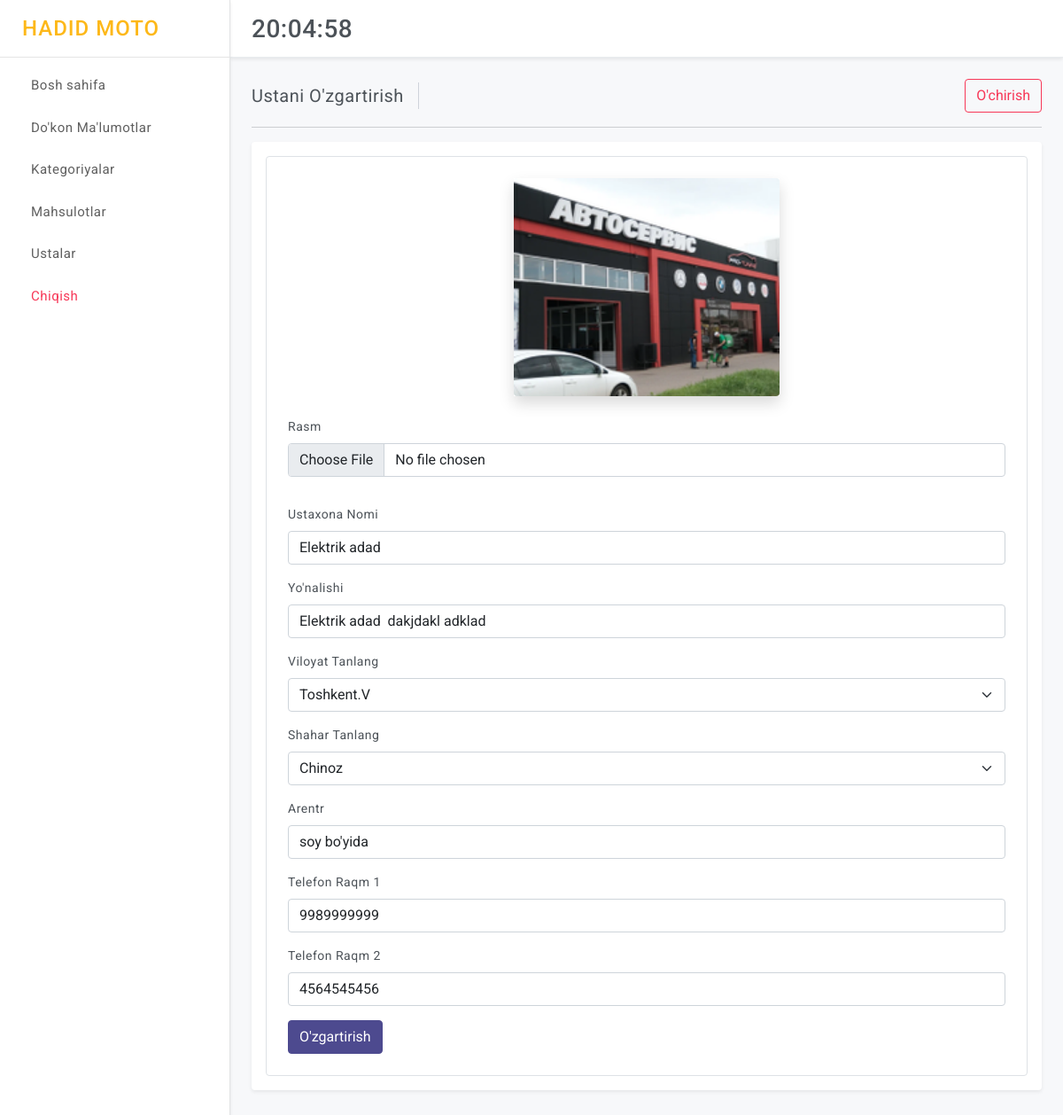
Screenshot of /sklad/master/8/ (signed in) with the database file from the repository.
### control/models.py (models this page shows, shortened)
class Master(models.Model):
    region = models.ForeignKey(Region, on_delete=models.SET_NULL, null=True, blank=True)
    district = models.ForeignKey(District, on_delete=models.SET_NULL, null=True, blank=True)
    title = models.CharField(max_length=250)
    subtitle = models.CharField(max_length=250)
    sub_city = models.CharField(max_length=225, null=True, blank=True)
    number_first = models.CharField(max_length=100, null=True, blank=True)
    number_second = models.CharField(max_length=100, null=True, blank=True)
    image = ResizedImageField(size=[200, 200], quality=100, upload_to="master/", null=True, blank=True)
    region_name = models.CharField(max_length=225, null=True, blank=True)
    district_name = models.CharField(max_length=225, null=True, blank=True)

### control/views.py (the view)
# urls.py: path("master/<int:id>/", views.control_master_detail, name="control_master_detail"),
@login_required(login_url='login')
def control_master_detail(request, id):
    master = get_object_or_404(Master, id=id)
    regions = [
        'Toshkent.V', 'Toshkent.Sh', 'Samarqand', 'Buxoro', 'Namangan', 'Andijon', 'Farg\'ona',
        'Xorazm', 'Qashqadaryo', 'Surxondaryo', 'Navoiy', 'Jizzax', 'Sirdaryo', 'Qoraqalpog\'iston',
    ]
    districts = [
        {"title": "Bo'ka", "region": "Toshkent.V"},
        {"title": "Chinoz", "region": "Toshkent.V"},
        {"title": "Qibray", "region": "Toshkent.V"},
        {"title": "Ohangaron", "region": "Toshkent.V"},
        {"title": "Oqqo'rg'on", "region": "Toshkent.V"},
        {"title": "Parkent", "region": "Toshkent.V"},
        {"title": "Piskent", "region": "Toshkent.V"},
        {"title": "Quyi Chirchiq", "region": "Toshkent.V"},
        {"title": "O'rta Chirchiq", "region": "Toshkent.V"},
        {"title": "Yangiyo'l", "region": "Toshkent.V"},
        {"title": "Yuqori Chirchiq", "region": "Toshkent.V"},
        {"title": "Zangiota", "region": "Toshkent.V"},
        {"title": "Bektemir", "region": "Toshkent.Sh"},
        {"title": "Chilonzor", "region": "Toshkent.Sh"},
        {"title": "Yashnobod", "region": "Toshkent.Sh"},
        {"title": "Mirobod", "region": "Toshkent.Sh"},
        {"title": "Mirzo Ulug'bek", "region": "Toshkent.Sh"},
        {"title": "Sergeli", "region": "Toshkent.Sh"},
        {"title": "Shayxontohur", "region": "Toshkent.Sh"},
        {"title": "Olmazor", "region": "Toshkent.Sh"},
        {"title": "Uchtepa (Toshkent)", "region": "Toshkent.Sh"},
        {"title": "Yakkasaroy", "region": "Toshkent.Sh"},
        {"title": "Yunusobod", "region": "Toshkent.Sh"},
        {"title": "Oqoltin", "region": "Sirdaryo"},
        {"title": "Boyovut", "region": "Sirdaryo"},
        {"title": "Guliston", "region": "Sirdaryo"},
        {"title": "Xovos", "region": "Sirdaryo"},
        {"title": "Mirzaobod", "region": "Sirdaryo"},
        {"title": "Saykhunobod", "region": "Sirdaryo"},
        {"title": "Sardoba", "region": "Sirdaryo"},
        {"title": "Sirdaryo", "region": "Sirdaryo"},
        {"title": "Shirin", "region": "Sirdaryo"},
        {"title": "Yangier", "region": "Sirdaryo"},
        {"title": "Andijon (tuman)", "region": "Andijon"},
        {"title": "Andijon shahri", "region": "Andijon"},
        {"title": "Asaka", "region": "Andijon"},
        {"title": "Baliqchi", "region": "Andijon"},
        {"title": "Bo'z (tuman)", "region": "Andijon"},
        {"title": "Buloqboshi", "region": "Andijon"},
        {"title": "Buston", "region": "Andijon"},
        {"title": "Izboskan (tuman)", "region": "Andijon"},
        {"title": "Jalaquduq (tuman)", "region": "Andijon"},
        {"title": "Kho'jaobod", "region": "Andijon"},
        {"title": "Qorg'ontepa", "region": "Andijon"},
        {"title": "Marhamat", "region": "Andijon"},
        {"title": "Oltinko'l (tuman)", "region": "Andijon"},
        {"title": "Pakhtaobod", "region": "Andijon"},
        {"title": "Shahrixon (tuman)", "region": "Andijon"},
        {"title": "Khonobod shahri", "region": "Andijon"},
        {"title": "Ulug'nor (tuman)", "region": "Andijon"},
        {"title": "Oltiariq", "region": "Farg'ona"},
        {"title": "Bag'dod", "region": "Farg'ona"},
        {"title": "Beshariq", "region": "Farg'ona"},
        {"title": "Qo'qon", "region": "Farg'ona"},
        {"title": "Quvusoy", "region": "Farg'ona"},
        {"title": "Marg'ilon", "region": "Farg'ona"},
        {"title": "Buvayda", "region": "Farg'ona"},
        {"title": "Dang'ara", "region": "Farg'ona"},
        {"title": "Farg'ona", "region": "Farg'ona"},
        {"title": "Furqat", "region": "Farg'ona"},
        {"title": "Qushtepa", "region": "Farg'ona"},
        {"title": "Quva", "region": "Farg'ona"},
        {"title": "Rishton", "region": "Farg'ona"},
        {"title": "Sokh", "region": "Farg'ona"},
        {"title": "Toshloq", "region": "Farg'ona"},
        {"title": "Uchkuprik", "region": "Farg'ona"},
        {"title": "O'zbekiston", "region": "Farg'ona"},
        {"title": "Yozovon", "region": "Farg'ona"},
        {"title": "Chortoq", "region": "Namangan"},
        {"title": "Chust", "region": "Namangan"},
        {"title": "Kosonsoy", "region": "Namangan"},
        {"title": "Mingbuloq", "region": "Namangan"},
        {"title": "Namangan", "region": "Namangan"},
        {"title": "Norin (O'zbekiston)", "region": "Namangan"},
        {"title": "Pop", "region": "Namangan"},
        {"title": "To'raqo'rg'on", "region": "Namangan"},
        {"title": "Uchqo'rg'on", "region": "Namangan"},
        {"title": "Uychi", "region": "Namangan"},
        {"title": "Yangiqo'rg'on", "region": "Namangan"},
        {"title": "Arnasoy", "region": "Jizzax"},
        {"title": "Bakhmal", "region": "Jizzax"},
        {"title": "Dostlik", "region": "Jizzax"},
        {"title": "Forish", "region": "Jizzax"},
        {"title": "G'allaorol", "region": "Jizzax"},
        {"title": "Jizzax", "region": "Jizzax"},
        {"title": "Mirzachul", "region": "Jizzax"},
        {"title": "Pakhtakor", "region": "Jizzax"},
        {"title": "Yangiobod", "region": "Jizzax"},
        {"title": "Zomin", "region": "Jizzax"},
        {"title": "Sharof Rashidov", "region": "Jizzax"},
        {"title": "Zafarobod", "region": "Jizzax"},
        {"title": "Zarbdor", "region": "Jizzax"},
        {"title": "Angor", "region": "Surxondaryo"},
        {"title": "Bandixon", "region": "Surxondaryo"},
        {"title": "Boysun", "region": "Surxondaryo"},
        {"title": "Denov", "region": "Surxondaryo"},
        {"title": "Zarqo'rg'on", "region": "Surxondaryo"},
        {"title": "Qiziriq", "region": "Surxondaryo"},
        {"title": "Qumqo'rg'on", "region": "Surxondaryo"},
        {"title": "Muzrabot", "region": "Surxondaryo"},
        {"title": "Oltinsoy", "region": "Surxondaryo"},
        {"title": "Sariosiyo", "region": "Surxondaryo"},
        {"title": "Sherobod", "region": "Surxondaryo"},
        {"title": "Shurchi", "region": "Surxondaryo"},
        {"title": "Termiz", "region": "Surxondaryo"},
        {"title": "Uzun", "region": "Surxondaryo"},
        {"title": "Chiroqchi", "region": "Qashqadaryo"},
        {"title": "Dehqonobod", "region": "Qashqadaryo"},
        {"title": "Guzor", "region": "Qashqadaryo"},
        {"title": "Qamashi", "region": "Qashqadaryo"},
        {"title": "Qarshi", "region": "Qashqadaryo"},
        {"title": "Koson", "region": "Qashqadaryo"},
        {"title": "Kasbi", "region": "Qashqadaryo"},
        {"title": "Kitob", "region": "Qashqadaryo"},
        {"title": "Mirishkor", "region": "Qashqadaryo"},
        {"title": "Muborak", "region": "Qashqadaryo"},
        {"title": "Nishon", "region": "Qashqadaryo"},
        {"title": "Shahrisabz", "region": "Qashqadaryo"},
        {"title": "Yakkabog", "region": "Qashqadaryo"},
        {"title": "Bulungur", "region": "Samarqand"},
        {"title": "Ishtikhon", "region": "Samarqand"},
        {"title": "Jomboy", "region": "Samarqand"},
        {"title": "Kattaqo'rg'on", "region": "Samarqand"},
        {"title": "Qo'shrabot", "region": "Samarqand"},
        {"title": "Narpay", "region": "Samarqand"},
        {"title": "Nurobod", "region": "Samarqand"},
        {"title": "Oqdaroy", "region": "Samarqand"},
        {"title": "Pakhtachi", "region": "Samarqand"},
        {"title": "Payariq", "region": "Samarqand"},
        {"title": "Pastdarg'om", "region": "Samarqand"},
        {"title": "Samarqand", "region": "Samarqand"},
        {"title": "Toyloq", "region": "Samarqand"},
        {"title": "Urgut", "region": "Samarqand"},
        {"title": "Olot", "region": "Buxoro"},
        {"title": "Buxoro", "region": "Buxoro"},
        {"title": "G'ijduvon", "region": "Buxoro"},
        {"title": "Jondor", "region": "Buxoro"},
        {"title": "Kogon", "region": "Buxoro"},
        {"title": "Qorako'l", "region": "Buxoro"},
        {"title": "Qorovulbozor", "region": "Buxoro"},
        {"title": "Peshku", "region": "Buxoro"},
        {"title": "Romitan", "region": "Buxoro"},
        {"title": "Shofirkon", "region": "Buxoro"},
        {"title": "Vobkent", "region": "Buxoro"},
        {"title": "Navoiy", "region": "Navoiy"},
        {"title": "Zarafshon", "region": "Navoiy"},
        {"title": "Konimex", "region": "Navoiy"},
        {"title": "Karmana", "region": "Navoiy"},
        {"title": "Qiziltepa (Navoiy)", "region": "Navoiy"},
        {"title": "Xatirchi", "region": "Navoiy"},
        {"title": "Navbahor", "region": "Navoiy"},
        {"title": "Nurota", "region": "Navoiy"},
        {"title": "Tomdi", "region": "Navoiy"},
        {"title": "Uchkuduk", "region": "Navoiy"},
        {"title": "Bog'ot", "region": "Xorazm"},
        {"title": "Gurlan", "region": "Xorazm"},
        {"title": "Xonqa", "region": "Xorazm"},
        {"title": "Hazorasp", "region": "Xorazm"},
        {"title": "Xiva", "region": "Xorazm"},
        {"title": "Qo'shkupir", "region": "Xorazm"},
        {"title": "Shovot", "region": "Xorazm"},
        {"title": "Urganch", "region": "Xorazm"},
        {"title": "Yangiariq", "region": "Xorazm"},
        {"title": "Yangibozor", "region": "Xorazm"},
        {"title": "Amudaryo", "region": "Qoraqalpog'iston"},
        {"title": "Beruniy", "region": "Qoraqalpog'iston"},
        {"title": "Chimboy", "region": "Qoraqalpog'iston"},
        {"title": "Ellikqal'a", "region": "Qoraqalpog'iston"},
        {"title": "Kegayli", "region": "Qoraqalpog'iston"},
        {"title": "Mo'ynoq", "region": "Qoraqalpog'iston"},
        {"title": "Nukus", "region": "Qoraqalpog'iston"},
        {"title": "Qanliko'l", "region": "Qoraqalpog'iston"},
        {"title": "Qon'g'irat", "region": "Qoraqalpog'iston"},
        {"title": "Qoraqo'zak", "region": "Qoraqalpog'iston"},
        {"title": "Shumanay", "region": "Qoraqalpog'iston"},
        {"title": "Taxtako'pir", "region": "Qoraqalpog'iston"},
        {"title": "Tortko'l", "region": "Qoraqalpog'iston"},
        {"title": "Xo'jayli", "region": "Qoraqalpog'iston"},
    ]
    context = {
        "base": base_context(request=request),
        "master": master,
        "districts":districts,
        "regions":regions,
    }
    return render(request, "control/masters/detail.html", context)

### control/views.py (called while the page is built)
def base_context(request):
    try:
        code = request.build_absolute_uri().split('?')[1]
    except:
        code = None
    context = {
        "code": code
    }
    return context

### templates/control/masters/detail.html (shortened to what this page needs)
{% extends 'control/base.html' %}
{% load static %}
    {% block page_title %}Ustani O'zgartirish{% endblock page_title %}
    {% block add %}
    <div class="ms-auto d-block">
      <div class="btn-group">
        <button type="button" class="btn btn-outline-danger" data-bs-toggle="modal" data-bs-target="#exampleDangerModal">O'chirish</button>
      </div>
    </div>
    {% endblock add %}
    {% block content %}
    <div class="card">
        <div class="card-body">
          <div class="p-4 border rounded">
            <form class="row g-3 needs-validation" action="{% url 'control_master_edit' %}" enctype="multipart/form-data" method="POST" novalidate>
                <div class="col-md-12">
                  <div class="mb-4 d-flex flex-column gap-3 align-items-center justify-content-between">
                    <div class="shadow text-center">
                      <img src="{{ master.image.url }}" alt="{{ master.image.url }}" style="object-fit: cover;" class="rounded" width="300">
                    </div>
                    </div>
                    <label for="validationCustom01" class="form-label">Rasm</label>
                    <div class="input-group has-validation mb-3">
                      <input type="file" name="file" class="form-control has-validation" accept="image/png, image/jpeg" id="inputGroupFile02">
                    </div>
                </div>
                <div class="col-md-12">
                  <label for="validationCustom01" class="form-label">Ustaxona Nomi</label>
                  <input type="text" name="title" class="form-control" id="validationCustom01" value="{{ master.title }}" required>
                </div>
                <div class="col-md-12">
                  <label for="validationCustom01" class="form-label">Yo'nalishi</label>
                  <input type="text" name="subtitle" class="form-control" id="validationCustom01" value="{{ master.subtitle }}" required>
                </div>
                <div class="col-md-12">
                  <label for="validationCustomUsername" class="form-label">Viloyat Tanlang</label>
                  <div class="input-group has-validation">
                  <select class="form-select region_change" required name="region" aria-label="Default select example" id="validationCustom00">
                    {% for region in regions %}
                      {% if master.region_name == region %}
                        <option value="{{region}}" selected>{{ region }}</option>
                      {% else %}
                        <option value="{{region}}">{{ region }}</option>
                      {% endif %}
                    {% endfor %}
                  </select>
                  </div>
                </div>
                <div class="col-md-12">
                  <label for="validationCustomUsername" class="form-label">Shahar Tanlang</label>
                  <div class="input-group has-validation">
                  <select class="form-select" required name="district" aria-label="Default select example" id="validationCustom00">
                    {% for district in districts %}
                      {% if master.district_name == district.title %}
                        <option class="city-select" value="{{district.title}}" data-title="{{district.region}}" selected>{{ district.title }}</option>
                      {% else %}
                        <option class="city-select" value="{{district.title}}" data-title="{{district.region}}">{{ district.title }}</option>
                      {% endif %}
                    {% endfor %}
                  </select>
                  </div>
                </div>
                <div class="col-md-12">
                  <label for="validationCustom01" class="form-label">Arentr</label>
                  <input type="text" name="sub_city" class="form-control" value="{{ master.sub_city }}">
                </div>
              <div class="col-md-12">
                <label for="validationCustom01" class="form-label">Telefon Raqm 1</label>
                <input type="number" name="number_first" class="form-control" required value="{{ master.number_first }}">
              </div>
              <div class="col-md-12">
                <label for="validationCustom01" class="form-label">Telefon Raqm 2</label>
                <input type="number" name="number_second" class="form-control" value="{{ master.number_second }}">
              </div>
              <div class="col-12">
                <button class="btn btn-primary" type="submit">O'zgartirish</button>
              </div>
            </form>
          </div>
        </div>
      </div>
    {% endblock content %}

### core/static/control/assets/css/style.css (style rules this page uses)
body { color: #4c5258; font-size: 14px; letter-spacing: .5px; background-color: #f7f8fa; overflow-x: hidden; font-family: Roboto, sans-serif; }
::placeholder { opacity: 0.5 !important; }

### rows the page displays
Master: image (picture), title "Elektrik adad", subtitle "Elektrik adad dakjdakl adklad", region "Toshkent.V", district "Chinoz", sub_city "soy bo'yida", number_first "9989999999", number_second "4564545456"
